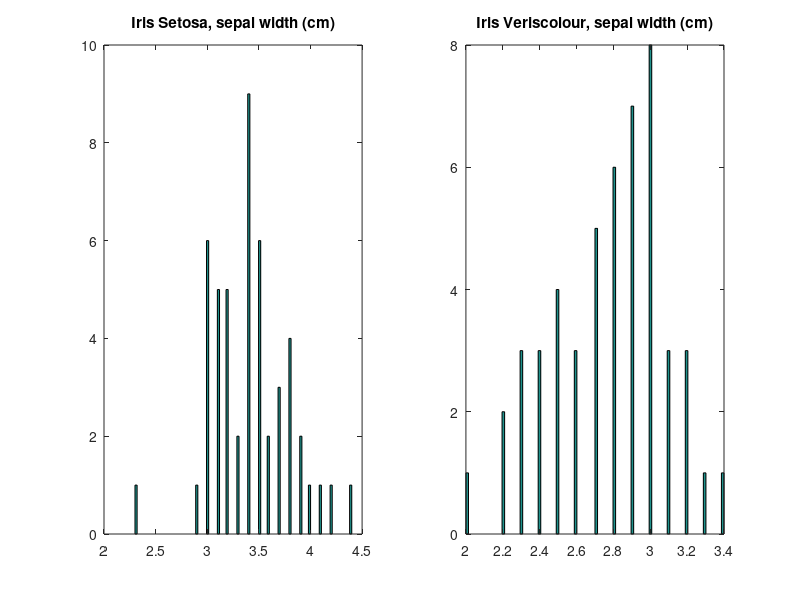
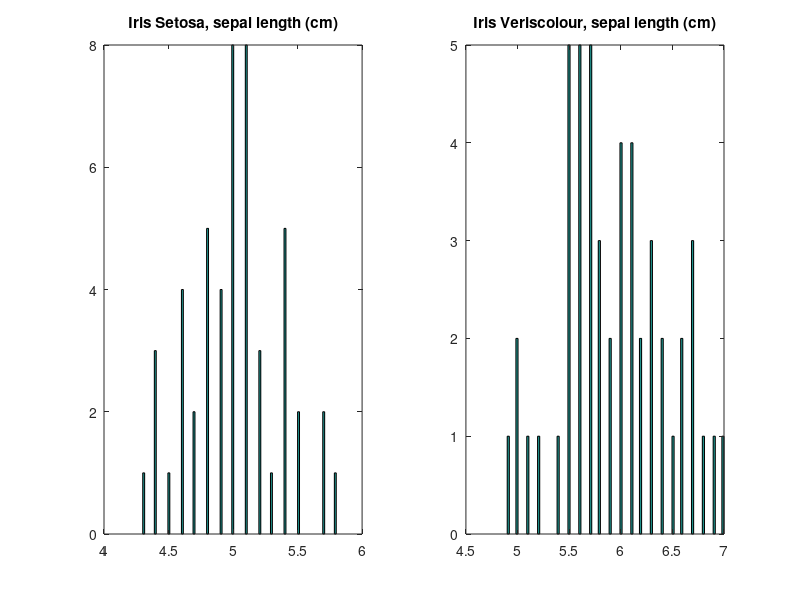
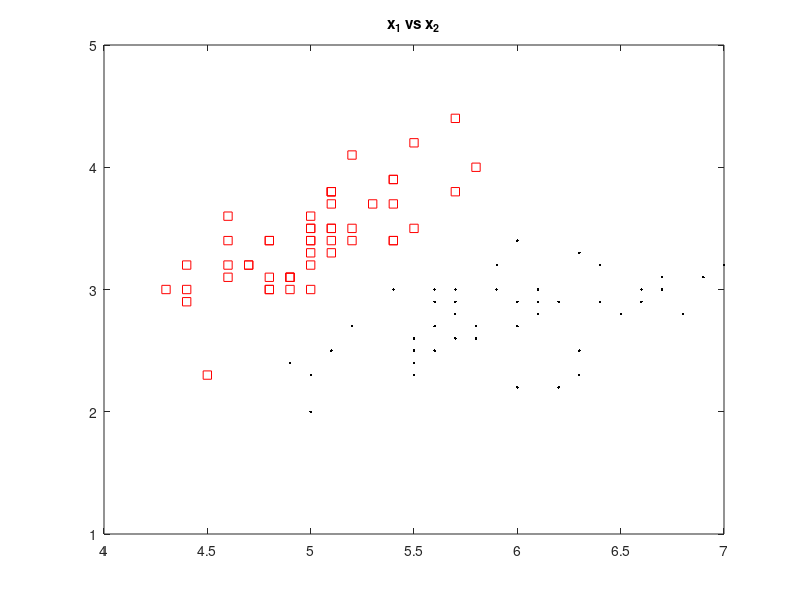

These figures' MATLAB source, in order: (Note: this script raises an error after producing the figures.)
%%%%%%%%%%%%%%%%%%%%%%%%%%%%%%%%%%%%%%%%%
% LAB 1, Bayesian Decision Theory
%%%%%%%%%%%%%%%%%%%%%%%%%%%%%%%%%%%%%%%%%

% Attribute Information for IRIS data:
%    1. sepal length in cm
%    2. sepal width in cm
%    3. petal length in cm
%    4. petal width in cm

%    class label/numeric label: 
%       -- Iris Setosa / 1 
%       -- Iris Versicolour / 2
%       -- Iris Virginica / 3


%% this script will run lab1 experiments..
clear
load irisdata.mat

%% extract unique labels (class names)
labels = unique(irisdata_labels);

%% generate numeric labels
numericLabels = zeros(size(irisdata_features,1),1);
for i = 1:size(labels,1)
    numericLabels(find(strcmp(labels{i},irisdata_labels)),:)= i;
end

%% feature distribution of x1 for two classes
figure

    
subplot(1,2,1), hist(irisdata_features(find(numericLabels(:)==1),2),100), title('Iris Setosa, sepal width (cm)');
subplot(1,2,2), hist(irisdata_features(find(numericLabels(:)==2),2),100); title('Iris Veriscolour, sepal width (cm)');

figure

subplot(1,2,1), hist(irisdata_features(find(numericLabels(:)==1),1),100), title('Iris Setosa, sepal length (cm)');
subplot(1,2,2), hist(irisdata_features(find(numericLabels(:)==2),1),100); title('Iris Veriscolour, sepal length (cm)');
    

figure

plot(irisdata_features(find(numericLabels(:)==1),1),irisdata_features(find(numericLabels(:)==1),2),'rs'); title('x_1 vs x_2');
hold on;
plot(irisdata_features(find(numericLabels(:)==2),1),irisdata_features(find(numericLabels(:)==2),2),'k.');
axis([4 7 1 5]);

%% build training data set for two class comparison
% merge feature samples with numeric labels for two class comparison (Iris
% Setosa vs. Iris Veriscolour
trainingSet = [irisdata_features(1:100,:) numericLabels(1:100,1) ];


%% Lab1 experiments (include here)

x = irisdata_features(1:100,2);

[posteriors_x,g_x]=lab1(x,trainingSet);

figure
scatter(x,g_x)

figure
subplot(1,2,1)
scatter(x,posteriors_x(1:length(x)))
subplot(1,2,2)
scatter(x,posteriors_x(length(x)+1:end))

%% Question 3 - Class Identification

x = [3.3 4.4 5.0 5.7 6.3];

[posteriors_x,g_x]=lab1(x,trainingSet);

figure
scatter(x,g_x)

figure
subplot(1,2,1)
scatter(x,posteriors_x(1:length(x)))
subplot(1,2,2)
scatter(x,posteriors_x(length(x)+1:end))

% This only works for a dichrotomizer
classes = (posteriors_x(1:length(x)) < posteriors_x(length(x)+1:end)) + 1;

% Display the array x and their classes

%% Question 4 - Threshold Value

threshold_val = threshold(trainingSet)
%% Question 5 - Adjusting Threshold Value

threshold_val = threshold(trainingSet(25:100,:))

%% Question 6 - Sepal Length
x = [3.3 4.4 5.0 5.7 6.3];

[posteriors_x,g_x]=BDT(x,trainingSet, 1);

figure
scatter(x,g_x)

figure
subplot(1,2,1)
scatter(x,posteriors_x(1:length(x)))
subplot(1,2,2)
scatter(x,posteriors_x(length(x)+1:end))

% This only works for a dichrotomizer
classes = (posteriors_x(1:length(x)) < posteriors_x(length(x)+1:end)) + 1

